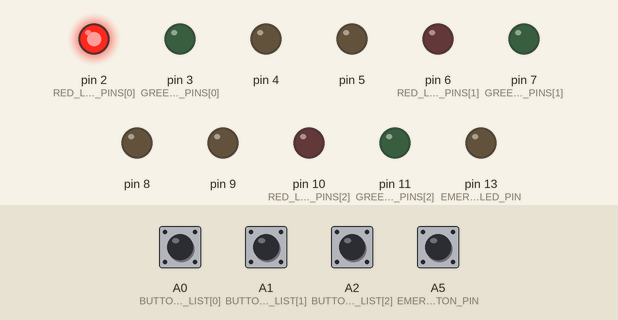
The sketch below on a simulated Arduino Uno, built with avr-gcc and run on an emulated ATmega328P. Shown: output pins drawn as LEDs (lit = HIGH). The test bench sets the inputs (shaded band); at power-on: A5 (EMERGENCY_BUTTON_PIN) HIGH, A0 (BUTTON_PIN_LIST[0]), A1 (BUTTON_PIN_LIST[1]), A2 (BUTTON_PIN_LIST[2]) LOW.

Above: at 1.2 s.
1.3 s: A0 (BUTTON_PIN_LIST[0]) pulled HIGH for 0.15 s
At 3.9 s:
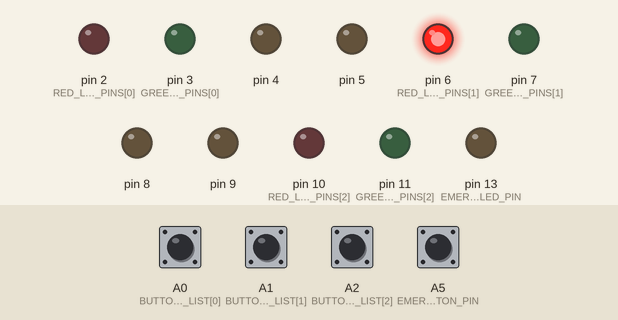
4.4 s: A1 (BUTTON_PIN_LIST[1]) pulled HIGH for 0.15 s
At 7.2 s:
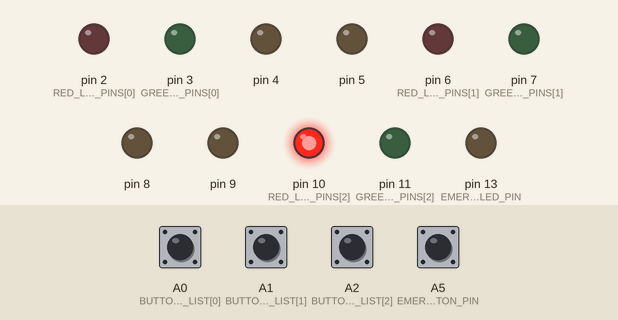
7.5 s: A2 (BUTTON_PIN_LIST[2]) pulled HIGH for 0.15 s
At 8.3 s:
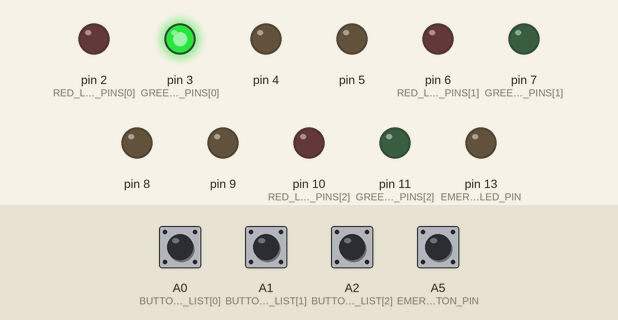
9.1 s: A5 (EMERGENCY_BUTTON_PIN) pulled LOW for 0.15 s
At 9.5 s:
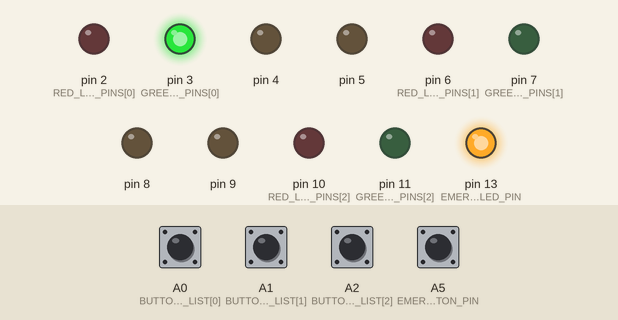
10.7 s: A1 (BUTTON_PIN_LIST[1]) pulled HIGH for 1 s
At 12.0 s:
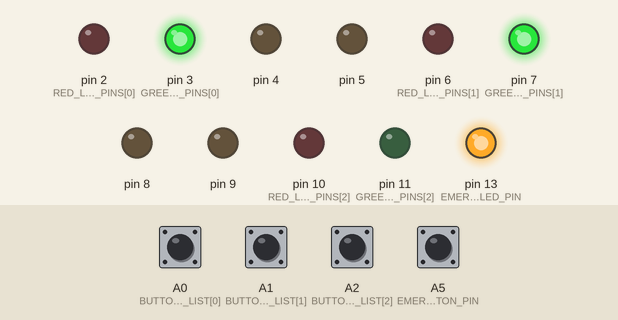
13.2 s: A2 (BUTTON_PIN_LIST[2]) pulled HIGH for 1 s
At 13.9 s:
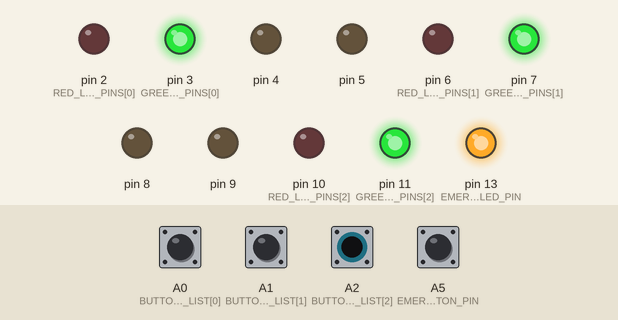
Timing chart, 0 to 16.2 s (numbered marks = the images above; inputs shaded):
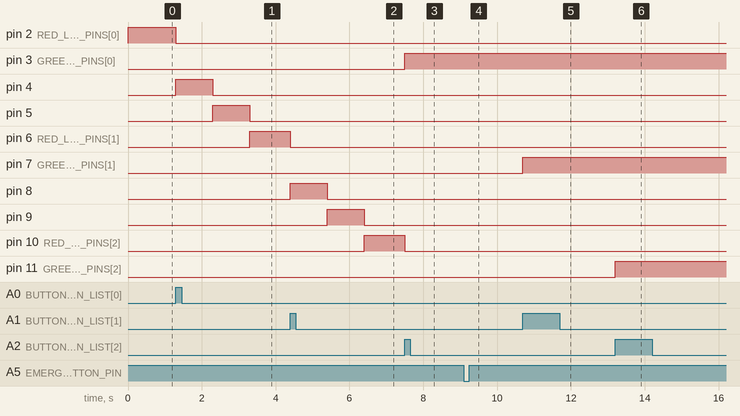

The sketch:

Arduino_Oneday_Project_Elevator.ino
```cpp
const int MAX_FLOOR = 3;
const int LED_COUNT_BETWEEN_FLOORS = 2;
const float FLOOR_DELAY_TIME = 3000;

const int RED_LED_PINS[MAX_FLOOR] = {2, 6, 10};
const int GREEN_LED_PINS[MAX_FLOOR] = {3, 7, 11};
const int YELLOW_LED_PINS[LED_COUNT_BETWEEN_FLOORS * (MAX_FLOOR - 1)] = {4, 5, 8, 9};
const int BUTTON_PIN_LIST[MAX_FLOOR] = {A0, A1, A2};
const int EMERGENCY_LED_PIN = 13;
const int EMERGENCY_BUTTON_PIN = A5;

enum ElevatorDirection
{
  DOWN = 0,
  UP
};

enum ElevatorStatus
{
  STOP = 0,
  MOVING
};

enum CallState
{
  DONTCALL = 0,
  CALL
};

int now_position = 1;
ElevatorStatus now_status = STOP;
ElevatorDirection now_direction = UP;
bool floor_status_list[MAX_FLOOR] = {LOW};
CallState previous_button_state_list[MAX_FLOOR] = {DONTCALL};
CallState current_button_state_list[MAX_FLOOR] = {DONTCALL};
CallState emergency_previous_button_state = DONTCALL;
CallState emergency_current_button_state = DONTCALL;
CallState emergency_check = DONTCALL;
unsigned long last_moving_time = 0;
unsigned long emergency_previous_moving_keep_time = 0;
unsigned long now_time;

bool status_one_time_check = true;
bool moving_one_time_check = true;
bool call_one_time_check = true;
ElevatorDirection led_tmp_direction;
int led_tmp_position;

int isCall (bool status_list[], int size);
int getCallDirection (bool status_list[], int size, int current_position, int dir);
void onCallElevatorLED (int current_position, int dir);
void checkEmergencyButton();
void checkFloorButton();

void setup ()
{
  // Serial.begin(9600);

  for (int i = 0; i < MAX_FLOOR; i++) {
    pinMode(RED_LED_PINS[i], OUTPUT);
    pinMode(GREEN_LED_PINS[i], OUTPUT);
    pinMode(BUTTON_PIN_LIST[i], INPUT);
  }
  for (int i = 0; i < LED_COUNT_BETWEEN_FLOORS * (MAX_FLOOR - 1); i++) {
    pinMode(YELLOW_LED_PINS[i], OUTPUT);
  }
  pinMode(EMERGENCY_LED_PIN, OUTPUT);
  pinMode(EMERGENCY_BUTTON_PIN,INPUT);

  digitalWrite(RED_LED_PINS[now_position - 1], HIGH);
}

// --------------------------------------------------------MAIN LOOP------------------------------------------------
void loop ()
{
  now_time = millis();

  checkEmergencyButton();
  checkFloorButton();

  // 버튼입력은 계속 받고, 이것과 비동기적으로 LED는 계속 동작하기
  if (now_status == MOVING)
  {
    onCallElevatorLED(now_position, now_direction);

    if (call_one_time_check == false)
    {
      return;
    }

    if (isCall(floor_status_list, MAX_FLOOR) == static_cast<int>(CallState::CALL))
    {
      call_one_time_check = false;
      now_direction = (ElevatorDirection)getCallDirection(floor_status_list, MAX_FLOOR, now_position, now_direction);
    }

    return;
  }

  call_one_time_check = true;

  // 호출 및 엘리베이터 이동 방향 체크
  if (isCall(floor_status_list, MAX_FLOOR) == static_cast<int>(CallState::CALL))
  {
    if (getCallDirection(floor_status_list, MAX_FLOOR, now_position, now_direction) == (int)now_direction)
    {
      if (now_status == STOP)
      {
        now_status = MOVING;
        last_moving_time = millis();
        onCallElevatorLED(now_position, now_direction);
      }
    }
    else
    {
      if (now_direction == UP)
      {
        now_direction = DOWN;
      }
      else
      {
        now_direction = UP;
      }

      if (now_status == STOP)
      {
        now_status = MOVING;
        last_moving_time = millis();
        onCallElevatorLED(now_position, now_direction);
      }
      return;
    }
  }
  else
  {
    return;
  }
}
// -------------------------------------------------------MAIN LOOP------------------------------------------------


// -----------------------------------------------------isCall function------------------------------------------------
int isCall (bool status_list[], int size)
{
  for (int i = 0; i < size; i++)
  {
    if (status_list[i] != LOW)
    {
      return HIGH;
    }
  }

  return LOW;
}
// -----------------------------------------------------isCall function------------------------------------------------


// -------------------------------------------------getCallDirection function------------------------------------------------
int getCallDirection (bool status_list[], int size, int current_position, int dir)
{
  if (status_list[current_position - 1] == HIGH)
  {
    return dir;
  }

  if (dir == static_cast<int>(ElevatorDirection::UP))
  {
    for (int i = current_position - 1; i < size; i++)
    {
      if (status_list[i] == HIGH)
      {
        return static_cast<int>(ElevatorDirection::UP);
      }
    }

    return static_cast<int>(ElevatorDirection::DOWN);
  }
  else
  {
    for (int i = current_position - 1; i >= 0 ; i--)
    {
      if (status_list[i] == HIGH)
      {
        return static_cast<int>(ElevatorDirection::DOWN);
      }
    }

    return static_cast<int>(ElevatorDirection::UP);
  }

  // Serial.println("[ERROR] getCallDirection ");
  return dir;
}
// -------------------------------------------------getCallDirection function------------------------------------------------


// -------------------------------------------------onCallElevatorLED function------------------------------------------------
void onCallElevatorLED(int current_position, int dir)
{
  if (moving_one_time_check == true)
  {
    moving_one_time_check = false;
    led_tmp_direction = (ElevatorDirection)dir;
    led_tmp_position = current_position;

    if (led_tmp_direction == UP)
    {
      now_position = led_tmp_position + 1;
      floor_status_list[led_tmp_position] = LOW;
    }
    else
    {
      now_position = led_tmp_position - 1;
      floor_status_list[led_tmp_position - 2] = LOW;
    }
  }

  if (emergency_check == static_cast<int>(CallState::CALL))
  {
    return;
  }

  // onCallElevatorLED 실행 후 0~1초 안
  if (now_time - last_moving_time + emergency_previous_moving_keep_time < (FLOOR_DELAY_TIME / (LED_COUNT_BETWEEN_FLOORS + 1)))
  {
    // 이전 RED, GREEN LED OFF 그리고 호출상태 OFF
    digitalWrite(RED_LED_PINS[led_tmp_position - 1], LOW);
    if (status_one_time_check == true)
    {
      digitalWrite(GREEN_LED_PINS[led_tmp_position - 1], LOW);
      floor_status_list[led_tmp_position - 1] = LOW;
      status_one_time_check = false;
    }

    // YELLOW LED ON
    if (led_tmp_direction == UP)
    {
      digitalWrite(YELLOW_LED_PINS[LED_COUNT_BETWEEN_FLOORS * (led_tmp_position - 1)], HIGH);
    }
    else
    {
      digitalWrite(YELLOW_LED_PINS[(LED_COUNT_BETWEEN_FLOORS * (led_tmp_position - 1)) - 1], HIGH);
    }

    return;
  }
  // onCallElevatorLED 실행 후 1~2초 동안
  else if (now_time - last_moving_time + emergency_previous_moving_keep_time < (FLOOR_DELAY_TIME / (LED_COUNT_BETWEEN_FLOORS + 1)) * 2)
  {
    // YELLOW LED ON/OFF
    if (led_tmp_direction == UP)
    {
      digitalWrite(YELLOW_LED_PINS[LED_COUNT_BETWEEN_FLOORS * (led_tmp_position - 1)], LOW);
      digitalWrite(YELLOW_LED_PINS[LED_COUNT_BETWEEN_FLOORS * (led_tmp_position - 1) + 1], HIGH);
    }
    else
    {
      digitalWrite(YELLOW_LED_PINS[(LED_COUNT_BETWEEN_FLOORS * (led_tmp_position - 1)) - 1], LOW);
      digitalWrite(YELLOW_LED_PINS[(LED_COUNT_BETWEEN_FLOORS * (led_tmp_position - 1)) - 2], HIGH);
    }

    return;
  }
  // onCallElevatorLED 실행 후 2~3초 동안
  else if (now_time - last_moving_time + emergency_previous_moving_keep_time < (FLOOR_DELAY_TIME / (LED_COUNT_BETWEEN_FLOORS + 1)) * 3)
  {
    // 이전 YELLOW LED OFF, RED ON 그리고 호출 상태 OFF 및 GREEN LED OFF
    if (led_tmp_direction == UP)
    {
      digitalWrite(YELLOW_LED_PINS[LED_COUNT_BETWEEN_FLOORS * (led_tmp_position - 1) + 1], LOW);
      digitalWrite(RED_LED_PINS[led_tmp_position], HIGH);
      digitalWrite(GREEN_LED_PINS[led_tmp_position], LOW);
      floor_status_list[led_tmp_position] = LOW;
    }
    else
    {
      digitalWrite(YELLOW_LED_PINS[LED_COUNT_BETWEEN_FLOORS * (led_tmp_position - 1) - 2], LOW);
      digitalWrite(RED_LED_PINS[led_tmp_position - 2], HIGH);
      digitalWrite(GREEN_LED_PINS[led_tmp_position - 2], LOW);
      floor_status_list[led_tmp_position - 2] = LOW;
    }

    return;
  }
  // onCallElevatorLED 실행 후 3초가 지남
  else
  {
    now_status = STOP;
    status_one_time_check = true;
    moving_one_time_check = true;
    emergency_previous_moving_keep_time = 0;

    return;
  }

  // Serial.println("[ERROR] onCallElevatorLED ");
  return;
}
// -------------------------------------------------onCallElevatorLED function------------------------------------------------


// -------------------------------------------------checkEmergencyButton function------------------------------------------------
void checkEmergencyButton()
{
  emergency_current_button_state = (CallState)digitalRead(EMERGENCY_BUTTON_PIN);

  if ((emergency_current_button_state == DONTCALL) && (emergency_previous_button_state == CALL))
  {
    if (emergency_check == CALL)
    {
      emergency_check = DONTCALL;
    }
    else
    {
      emergency_check = CALL;
    }

    if (emergency_check == CALL)
    {
      digitalWrite(EMERGENCY_LED_PIN, HIGH);
      emergency_previous_moving_keep_time = now_time - last_moving_time;
    }
    else
    {
      digitalWrite(EMERGENCY_LED_PIN, LOW);
      last_moving_time = millis();
    }
  }
  // 비상 정지 버튼 이전상태 저장
  emergency_previous_button_state = emergency_current_button_state;
}
// -------------------------------------------------checkEmergencyButton function------------------------------------------------


// -------------------------------------------------checkFloorButton function------------------------------------------------
void checkFloorButton()
{
  for (int i = 0; i < MAX_FLOOR; i++)
  {
    current_button_state_list[i] = (CallState)digitalRead(BUTTON_PIN_LIST[i]);

    if ((current_button_state_list[i] == CALL) && (previous_button_state_list[i] == DONTCALL))
    {
      if (floor_status_list[i] == HIGH) // 이미 켜져있다면, OFF하기
      {
        floor_status_list[i] = LOW;
        digitalWrite(GREEN_LED_PINS[i], LOW);
      }
      else
      {
        floor_status_list[i] = HIGH;
        digitalWrite(GREEN_LED_PINS[i], HIGH);
      }
    }
  }
  // 버튼 이전상태 저장
  for (int i = 0; i < MAX_FLOOR; i++)
  {
    previous_button_state_list[i] = current_button_state_list[i];
  }
}
// -------------------------------------------------checkFloorButton function------------------------------------------------
```

Measured:
- after the input at 1.3 s, pin 2 (RED_LED_PINS[0]): HIGH → LOW at once; pin 4: LOW → HIGH at once, → LOW 1.0 s later; pin 5: LOW → HIGH after 1.0 s, → LOW 1.0 s later; pin 6 (RED_LED_PINS[1]): LOW → HIGH after 2.0 s
- after the input at 4.4 s, pin 6 (RED_LED_PINS[1]): HIGH → LOW at once; pin 8: LOW → HIGH at once, → LOW 1.0 s later; pin 9: LOW → HIGH after 1.0 s, → LOW 1.0 s later; pin 10 (RED_LED_PINS[2]): LOW → HIGH after 2.0 s
- after the input at 7.5 s, pin 3 (GREEN_LED_PINS[0]): LOW → HIGH at once; pin 10 (RED_LED_PINS[2]): HIGH → LOW at once
- after the input at 9.1 s, pin 13 (EMERGENCY_LED_PIN): LOW → HIGH at once
- after the input at 10.7 s, pin 7 (GREEN_LED_PINS[1]): LOW → HIGH at once
- after the input at 13.2 s, pin 11 (GREEN_LED_PINS[2]): LOW → HIGH at once
